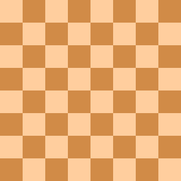
#> input picture DATA/flat_chessboard.png, 181 x 181 px, shrunk from 352 x 352 before the run
$ jupyter execute corner_detection_harris.ipynb
#> lines starting #> are read from the running program, lines starting #| are printed output that depends on the picture
[cell 1]
import cv2
import matplotlib.pyplot as plt
import numpy as np

[cell 2]
flat_chess = cv2.imread('../DATA/flat_chessboard.png')
#> flat_chess is the input picture: shape (181, 181, 3); mean B, G, R 114.5, 172.5, 231.8
flat_chess = cv2.cvtColor(flat_chess, cv2.COLOR_BGR2RGB)
gray_flat_chess = cv2.cvtColor(flat_chess, cv2.COLOR_BGR2GRAY)
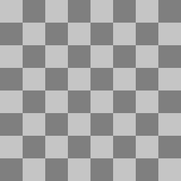
#> gray_flat_chess: shape (181, 181); min 114, max 209, mean 161.9

[cell 3]
plt.imshow(gray_flat_chess, cmap='gray')

[cell 4]
real_chess = cv2.imread('../DATA/real_chessboard.jpg')
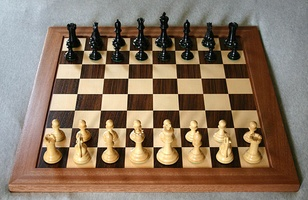
#> input picture DATA/real_chessboard.jpg, 308 x 200 px, shrunk from 600 x 390 before the run
#> real_chess is the input picture: shape (200, 308, 3); mean B, G, R 98.4, 117.7, 137.5
real_chess = cv2.cvtColor(real_chess, cv2.COLOR_BGR2RGB)
plt.imshow(real_chess)

[cell 5]
gray_real_chess = cv2.cvtColor(real_chess, cv2.COLOR_BGR2GRAY)
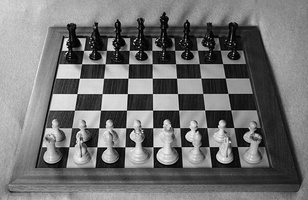
#> gray_real_chess: shape (200, 308); min 0, max 248, mean 114.2
plt.imshow(gray_real_chess, cmap='gray')

[cell 6]
gray = np.float32(gray_flat_chess)
dst = cv2.cornerHarris(src=gray_flat_chess, blockSize=2, ksize=3, k=0.04)
dst = cv2.dilate(dst, None)
flat_chess[dst > 0.01 * dst.max()] = [255,0,0]
#> flat_chess: shape (181, 181, 3); mean R, G, B 232.9, 164.3, 109
plt.imshow(flat_chess)

[cell 7]
gray = np.float32(gray_real_chess)
#> gray: shape (200, 308) float32
dst = cv2.cornerHarris(src=gray_real_chess, blockSize=2, ksize=3, k=0.04)
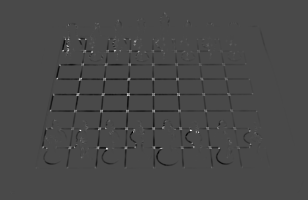
#> dst: shape (200, 308) float32; min -0.0116, max 0.0287, mean -0.000137; drawn with min black and max white
dst = cv2.dilate(dst, None)
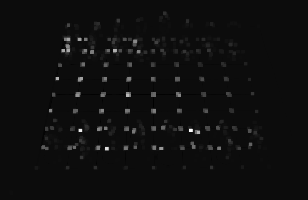
#> dst: shape (200, 308) float32; min -0.00144, max 0.0287, mean 0.000342; drawn with min black and max white
real_chess[dst > 0.01 * dst.max()] = [255,0,0]
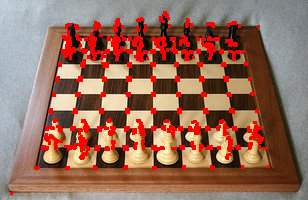
#> real_chess: shape (200, 308, 3); mean R, G, B 150.5, 108.2, 91.4
plt.imshow(real_chess)

[cell 8]
#Shi Tomasi
flat_chess = cv2.imread('../DATA/flat_chessboard.png')
flat_chess = cv2.cvtColor(flat_chess, cv2.COLOR_BGR2RGB)
gray_flat_chess = cv2.cvtColor(flat_chess, cv2.COLOR_BGR2GRAY)

real_chess = cv2.imread('../DATA/real_chessboard.jpg')
real_chess = cv2.cvtColor(real_chess, cv2.COLOR_BGR2RGB)
gray_real_chess = cv2.cvtColor(real_chess, cv2.COLOR_BGR2GRAY)

[cell 9]
corners = cv2.goodFeaturesToTrack(gray_flat_chess, 5, 0.01, 10)
#> corners = [[112, 112], [68, 68], [136, 136], [44, 44], [23, 157]]
corners = np.int0(corners)
for i in corners:
    x,y = i.ravel()
    cv2.circle(flat_chess, (x,y), 2, (255,0,0), -1)
#> this loop made 5 passes
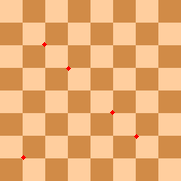
#> flat_chess: shape (181, 181, 3); mean R, G, B 231.8, 172.1, 114.3
plt.imshow(flat_chess)

[cell 10]
corners = cv2.goodFeaturesToTrack(gray_real_chess, 80, 0.01, 10)
#> corners = 80 rows, first 8: [127, 79], [128, 94], [190, 129], [67, 49], [98, 146], [91, 51], [79, 78], [152, 127]
corners = np.int0(corners)
for i in corners:
    x,y = i.ravel()
    cv2.circle(real_chess, (x,y), 2, (255,0,0), -1)
#> this loop made 80 passes
#> (x, y) on passes 1 to 12: (127, 79), (128, 94), (190, 129), (67, 49), (98, 146), (91, 51), (79, 78), (152, 127), (57, 77), (98, 127), (154, 146), (78, 93)
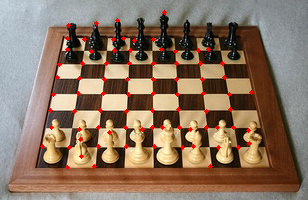
#> real_chess: shape (200, 308, 3); mean R, G, B 139.4, 115.8, 96.9
plt.imshow(real_chess)

[cell 11]
tennis = cv2.imread('../DATA/tennis.jpg')
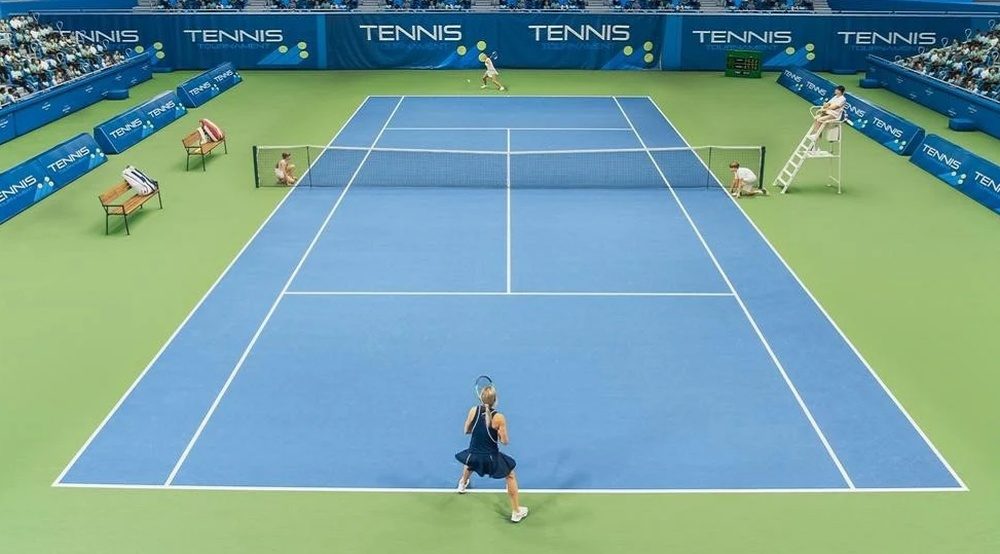
#> input picture DATA/tennis.jpg, 1000 x 554 px, shrunk from 1946 x 1078 before the run
#> tennis is the input picture: shape (554, 1000, 3); mean B, G, R 158.1, 160.2, 118.4
tennis = cv2.cvtColor(tennis, cv2.COLOR_BGR2RGB)
gray_tennis = cv2.cvtColor(tennis, cv2.COLOR_RGB2GRAY)
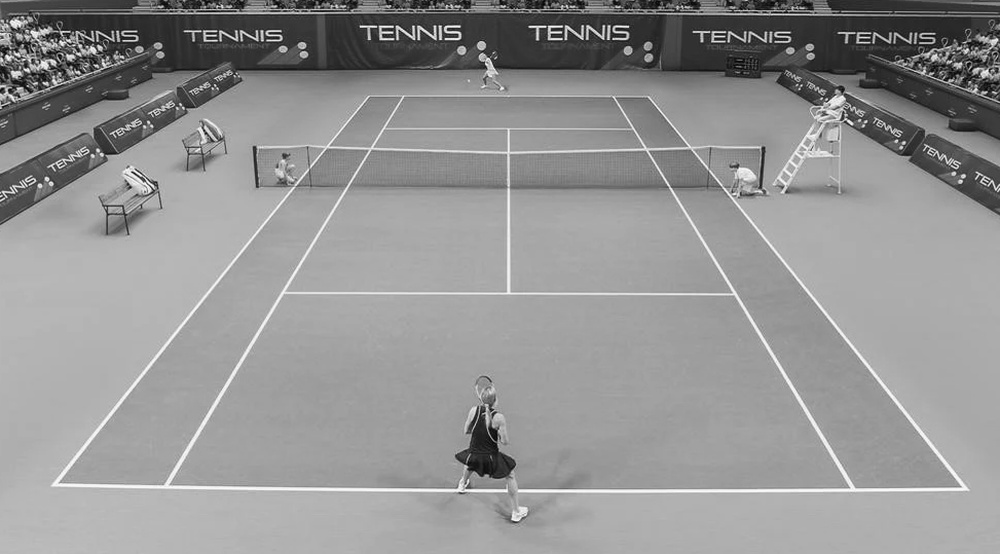
#> gray_tennis: shape (554, 1000); min 3, max 255, mean 147.5
plt.imshow(gray_tennis, cmap='gray')

[cell 12]
corners = cv2.goodFeaturesToTrack(gray_tennis, 14, 0.01, 10)
#> corners = 14 rows, first 8: [440, 39], [608, 39], [414, 39], [447, 29], [537, 39], [262, 40], [60, 41], [967, 49]
corners = np.int0(corners)
for i in corners:
    x,y = i.ravel()
    cv2.circle(tennis, (x,y), 2, (0,255,0), -1)
#> this loop made 14 passes
#> (x, y) on passes 1 to 12: (440, 39), (608, 39), (414, 39), (447, 29), (537, 39), (262, 40), (60, 41), (967, 49), (582, 25), (413, 26), (551, 30), (565, 39)
#> tennis: shape (554, 1000, 3); mean R, G, B 118.3, 160.2, 158.1
plt.imshow(tennis)
